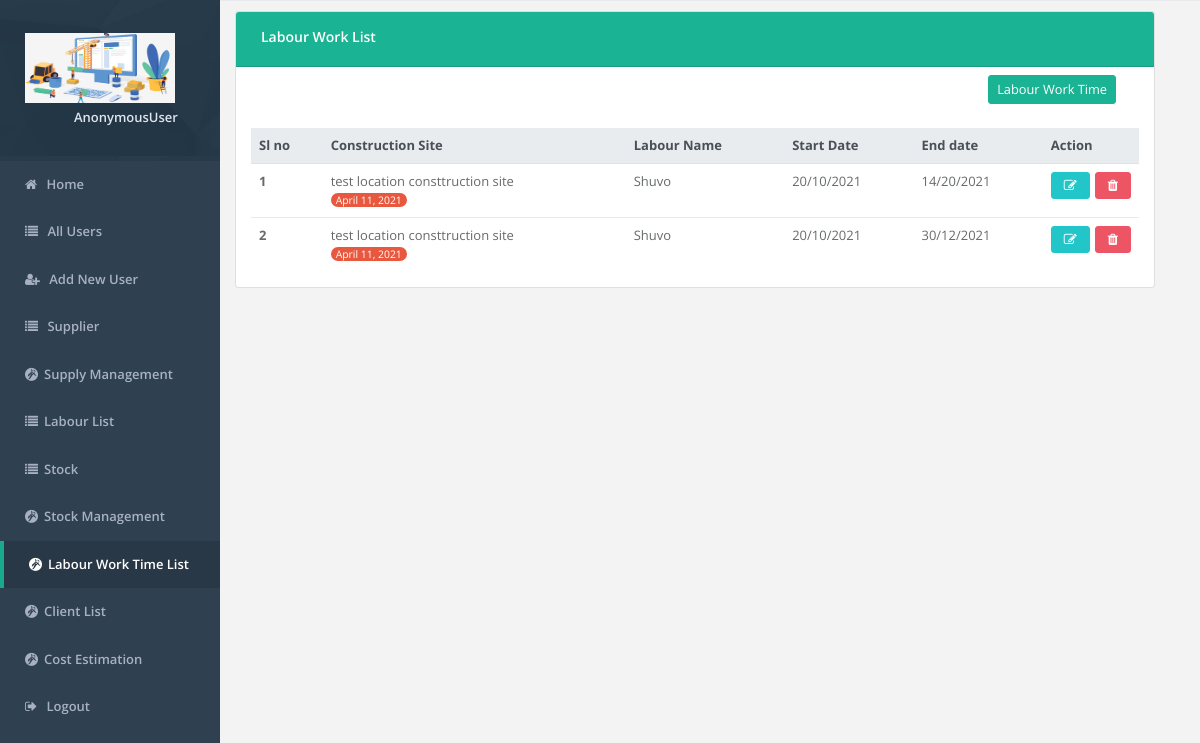
/supply/work-time-list/, run on an earlier commit of the app's database.
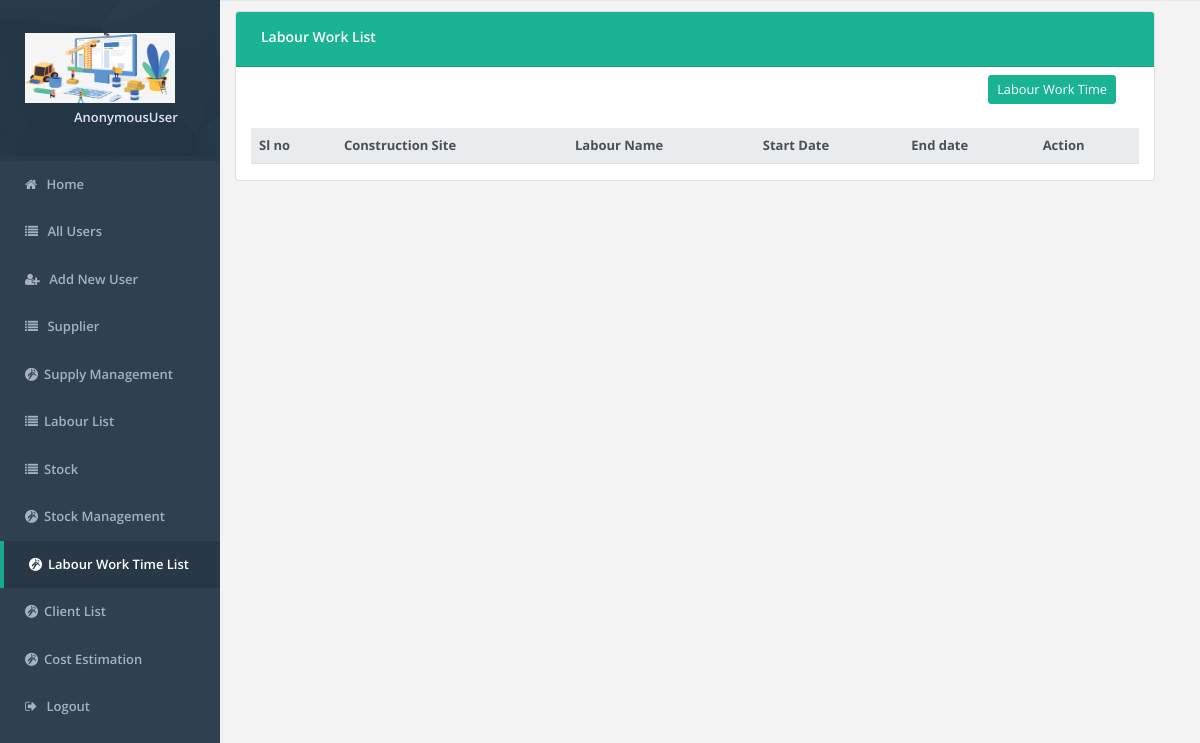
And on a later commit of the database.
### supply_management/models.py (models this page shows, shortened)
class LabourWorkTime(models.Model):
    consturction_site = models.ForeignKey(ConstructionSite, on_delete=models.CASCADE)
    labour = models.ForeignKey(Labour, on_delete=models.CASCADE)
    date = models.DateField(auto_now_add=True)
    start_date = models.CharField(max_length=200)
    end_date = models.CharField(max_length=200)

class ConstructionSite(models.Model):
    client = models.ForeignKey(Client, on_delete=models.CASCADE)
    location = models.CharField(max_length=200)
    landarea = models.CharField(max_length=200)
    rajuk_no = models.CharField(max_length=200)
    architect_name = models.CharField(max_length=200)
    architect_reg_no = models.CharField(max_length=200)
    starting_date = models.CharField(max_length=200)
    end_date = models.CharField(max_length=200)
    def __str__(self):
        return self.location

class Labour(models.Model):
    name = models.CharField(max_length=200)
    phone = models.CharField(max_length=200)
    address = models.CharField(max_length=200)
    labour_type = models.ForeignKey(LabourTypes, on_delete=models.CASCADE)
    qualification = models.CharField(max_length=200)
    nid_number = models.CharField(max_length=200)
    photo = models.ImageField()
    created_date = models.DateField(auto_now_add=True)
    def __str__(self):
        return self.name

### supply_management/views.py (the view)
# urls.py: path('work-time-list/', views.work_time_list, name="work_time_list"),
def work_time_list(request):
    obj = LabourWorkTime.objects.all()
    context={
        "obj":obj,
        'isact_labourworktime': 'active'
    }
    return render(request, "labour/work_time_list.html", context)

### templates/labour/work_time_list.html (shortened to what the changed rows need)
{% include 'header.html' %}
{% load static %}
<div class="main-content" id="panel" style="margin-top:10px;">
    <div class="row">
        <div class="row container-fluid">
            <div class="col-md-12">
                <div class="card">
                    <div class="container-fluid">
                        <div class="table-responsive">
                            <table class="table align-items-center table-flush" id="surveyorList">
                                <thead class="thead-light">
                                <tr>
                                    <th data-sort="name">Sl no</th>
                                    <th data-sort="name">Construction Site</th>
                                    <th data-sort="name">Labour Name</th>
                                    <th data-sort="name">Start Date </th>
                                    <th data-sort="name">End date</th>
                                    <th>Action</th>
                                </tr>
                                </thead>
                                <tbody class="list">
                                {% for obj in obj %}
                                    <tr>
                                        <th scope="row"><span class="name mb-0 text-sm">{{ forloop.counter }}</span>
                                        </th>
                                        <td>
                                            <span class="status">{{ obj.consturction_site }}</span><br>
                                            <small style="color:#fff;background-color:#e8583f;border-radius: 10px;padding-left:5px;padding-right:5px;">{{ obj.date }}</small>
                                        </td>
                                        <td>
                                            <span class="status">{{ obj.labour }}</span><br>
                                        </td>
                                        <td>
                                            <span class="status">{{ obj.start_date }}</span>
                                        </td>
                                        <td>
                                            <span class="status">{{ obj.end_date }}</span>
                                        </td>
                                        <td style="width: 10%">
                                            <div class="btn-group">
                                                    <a href="{% url 'update_labour_work_time' id=obj.id %}" style="margin-right: 5px;"><button class="btn btn-info fa fa-edit"></button></a>
                                                    <a href="" data-toggle="modal" id="{{ obj.id }}" data-target="#surve_delete{{ obj.id }}">
                                                        <button class="btn btn-danger fa fa-trash"></button>
                                                    </a>
                                            </div>
                                        </td>
                                    </tr>
                                {% endfor %}
                                </tbody>
                            </table>
                        </div>
                    </div>
                </div>
            </div>
        </div>
    </div>
</div>
{% include 'footer.html' %}

What changed in the data, as far as the page shows it:
removed LabourWorkTime: consturction_site "test location consttruction site", date "April 11, 2021", labour "Shuvo", start_date "20/10/2021", end_date "14/20/2021"
removed LabourWorkTime: consturction_site "test location consttruction site", date "April 11, 2021", labour "Shuvo", start_date "20/10/2021", end_date "30/12/2021"
